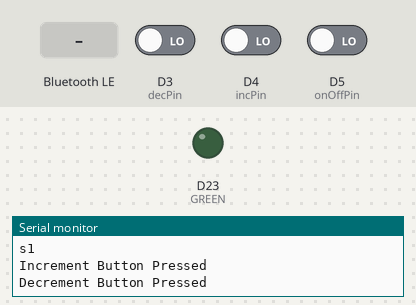
Bench run of a sketch on a simulated Arduino Nano 33 BLE. Shown: output pins drawn as LEDs (lit = HIGH), the last lines printed to the serial monitor. Inputs (shaded band) come from the test bench; at power-on: D3 (decPin) LOW, D4 (incPin) LOW, D5 (onOffPin) LOW. Nothing arrives over Bluetooth unless stated; a phone connects over Bluetooth LE 3 s after start.

Above: at 3.8 s.
3.9 s: Bluetooth LE write "s0" received
At 5.2 s:
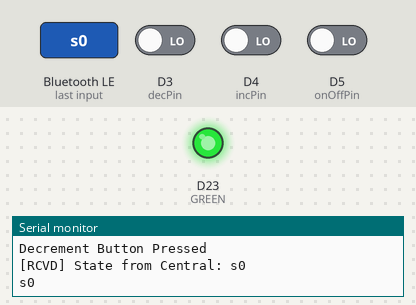
5.5 s: Bluetooth LE write "p" received
7.0 s: Bluetooth LE write "1" received
Timing chart, 0 to 10.0 s (numbered marks = the images above; inputs shaded):
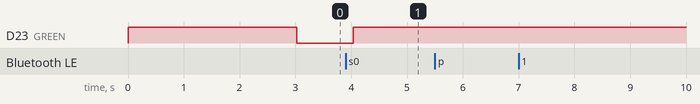

Measured:
- after the input at 3.9 s, D23 (GREEN): LOW → HIGH after 0.14 s

The sketch:

ArduinoFinal.ino
```cpp
#include <ArduinoBLE.h>
#include <Arduino_HTS221.h>
#include "TimeoutTimer.h"
#define BUFSIZE 20
#define GREEN 23

/*   We'll use the ArduinoBLE library to simulate a basic UART connection
 *   following this UART service specification by Nordic Semiconductors.
 *   More: https://learn.adafruit.com/introducing-adafruit-ble-bluetooth-low-energy-friend/uart-service
 */
BLEService uartService("6E400001-B5A3-F393-E0A9-E50E24DCCA9E");
BLEStringCharacteristic txChar("6E400002-B5A3-F393-E0A9-E50E24DCCA9E", BLEWrite, 20 );
BLEStringCharacteristic rxChar("6E400003-B5A3-F393-E0A9-E50E24DCCA9E", BLERead | BLENotify, 20 );

/*  Create a Environmental Sensing Service (ESS) and a
 *  characteristic for its temperature value.
 */
BLEService essService("181A");
BLEShortCharacteristic tempChar("2A6E", BLERead | BLENotify );
int onOffPin = 5;
int incPin = 4;
int decPin = 3;

void setup()
{
  Serial.begin(9600);
  while(!Serial);

  if (!HTS.begin()) {
    Serial.println("Failed to initialize humidity temperature sensor!");
    while (1);
  }
  if ( !BLE.begin() )
  {
    Serial.println("Starting BLE failed!");
    while(1);
  }

  // Get the Arduino's BT address
  String deviceAddress = BLE.address();

  // The device name we'll advertise with.
  BLE.setLocalName("ArduinoBLE Lab3");

  // Get UART service ready.
  BLE.setAdvertisedService( uartService );
  uartService.addCharacteristic( txChar );
  uartService.addCharacteristic( rxChar );
  BLE.addService( uartService );

  // Get ESS service ready.
  essService.addCharacteristic( tempChar );
  BLE.addService( essService );

  // Start advertising our new service.
  BLE.advertise();
  Serial.println("Bluetooth device (" + deviceAddress + ") active, waiting for connections...");
  pinMode(decPin, INPUT);    // declare pushbutton as input
  pinMode(incPin, INPUT);
  pinMode(onOffPin, INPUT);
  pinMode(GREEN, OUTPUT);
}

void loop()
{
  // Wait for a BLE central device.
  BLEDevice central = BLE.central();
  String newState = ""; //Initialize variable to hold the new state (on/off, increment or decrement)
  String currentState = "s0";//0 for off, 1 for on
  digitalWrite(GREEN, HIGH);
  bool toggleWasDown = false;
  bool incWasDown = false;
  bool decWasDown = false;
  int intensity = 5;//Intensity on a scale of 1-10 for dimness of the lights
  // If a central device is connected to the peripheral...
  if ( central )
  {
    // Print the central's BT address.
    Serial.print("Connected to central: ");
    Serial.println( central.address() );

    // While the central device is connected...
    while( central.connected() )
    {

      bool toggleDown = readButton(onOffPin);
      bool incDown = readButton(incPin);
      bool decDown = readButton(decPin);

      if(toggleDown && !toggleWasDown){
        Serial.println("ON/OFF Button Pressed");
        if(currentState == "s0"){
          currentState = "s1";
          intensity = 5;
          digitalWrite(GREEN, LOW);
        }
        else{
          currentState = "s0";
          digitalWrite(GREEN, HIGH);
          intensity = 0;
        }
        sendToggle(currentState);
      }
      if(incDown && !incWasDown){
        Serial.println("Increment Button Pressed");
        if(intensity<10){
          intensity++;
        }
      }
      if(decDown && !decWasDown){
        Serial.println("Decrement Button Pressed");
        if(intensity>0){
          intensity--;
          if(intensity == 0){
            currentState = "s0";
            digitalWrite(GREEN, HIGH);
            sendToggle(currentState);
          }
        }
      }

      toggleWasDown = toggleDown;
      incWasDown = incDown;
      decWasDown = decDown;

      // Receive data from central (if written is true)
      if ( txChar.written() )
      {
        newState = txChar.value();
        Serial.println("[RCVD] State from Central: "+newState);

        if(newState.equals("p")){
          sendIntensity(intensity);
        }
        else if(newState.equals("s0")){
          if(currentState == "s0"){//If the light was off
            currentState = "s1"; //Light is now on
            intensity = 5;
            digitalWrite(GREEN, LOW);
          }
          else if(currentState == "s1"){//if the light was on
            currentState = "s0"; //Light is now off
            digitalWrite(GREEN, HIGH);
            intensity = 0;
          }
          char sendArray[BUFSIZE];
          currentState.toCharArray(sendArray,BUFSIZE);
          rxChar.writeValue(sendArray);
          Serial.println(sendArray);
        }
        else if(newState.equals("s1")){
          //increment
          if(intensity < 10){
            intensity++;
          }
        }
        else if(newState.equals("s2")){
          //decrement
          if(intensity > 0){
            intensity--;
            if(intensity == 0){
              currentState = "s0";
              digitalWrite(GREEN, HIGH);
              sendToggle(currentState);
            }
          }
        }
      }
    }
    Serial.print("Disconnected from central: ");
    Serial.println( central.address() );
  }
}

bool readButton(int pin){
  int count = 0;
  int filterReadSize = 1000;
  for(int i=0; i<filterReadSize; i++){
    if(digitalRead(pin)==LOW){
      count++;
    }
    delayMicroseconds(1);
  }
  return count > filterReadSize-30;
}

void sendToggle(String value){
  char sendArray[BUFSIZE];
  value.toCharArray(sendArray,BUFSIZE);
  rxChar.writeValue(sendArray);
  Serial.println(sendArray);
}

void sendIntensity(int value){
  char sendArray[BUFSIZE];
  String s = String(value);
  String intensityAsString = "p" + s;
  intensityAsString.toCharArray(sendArray,BUFSIZE);
  Serial.println(sendArray);
  rxChar.writeValue(sendArray);
}

/**************************************************************************/
/*!
    @brief  Checks for user input (via the Serial Monitor)
            From: https://github.com/adafruit/Adafruit_BluefruitLE_nRF51
*/
/**************************************************************************/


//This could be used for button press info

bool getUserInput(char buffer[], uint8_t maxSize)
{
  // timeout in 100 milliseconds
  TimeoutTimer timeout(100);

  memset(buffer, 0, maxSize);
  while( (!Serial.available()) && !timeout.expired() ) { delay(1); }

  if ( timeout.expired() ) return false;

  delay(2);
  uint8_t count=0;
  do
  {
    count += Serial.readBytes(buffer+count, maxSize);
    delay(2);
  } while( (count < maxSize) && (Serial.available()) );

  return true;
}
```

TimeoutTimer.h
```cpp
/**************************************************************************/
/*!
    @file     TimeoutTimer.h
    @author   hathach

    @section LICENSE

    Software License Agreement (BSD License)

    Copyright (c) 2014, Adafruit Industries (adafruit.com)
    All rights reserved.

    Redistribution and use in source and binary forms, with or without
    modification, are permitted provided that the following conditions are met:
    1. Redistributions of source code must retain the above copyright
    notice, this list of conditions and the following disclaimer.
    2. Redistributions in binary form must reproduce the above copyright
    notice, this list of conditions and the following disclaimer in the
    documentation and/or other materials provided with the distribution.
    3. Neither the name of the copyright holders nor the
    names of its contributors may be used to endorse or promote products
    derived from this software without specific prior written permission.

    THIS SOFTWARE IS PROVIDED BY THE COPYRIGHT HOLDERS ''AS IS'' AND ANY
    EXPRESS OR IMPLIED WARRANTIES, INCLUDING, BUT NOT LIMITED TO, THE IMPLIED
    WARRANTIES OF MERCHANTABILITY AND FITNESS FOR A PARTICULAR PURPOSE ARE
    DISCLAIMED. IN NO EVENT SHALL THE COPYRIGHT HOLDER BE LIABLE FOR ANY
    DIRECT, INDIRECT, INCIDENTAL, SPECIAL, EXEMPLARY, OR CONSEQUENTIAL DAMAGES
    (INCLUDING, BUT NOT LIMITED TO, PROCUREMENT OF SUBSTITUTE GOODS OR SERVICES;
    LOSS OF USE, DATA, OR PROFITS; OR BUSINESS INTERRUPTION) HOWEVER CAUSED AND
    ON ANY THEORY OF LIABILITY, WHETHER IN CONTRACT, STRICT LIABILITY, OR TORT
    (INCLUDING NEGLIGENCE OR OTHERWISE) ARISING IN ANY WAY OUT OF THE USE OF THIS
    SOFTWARE, EVEN IF ADVISED OF THE POSSIBILITY OF SUCH DAMAGE.
*/
/**************************************************************************/

/**
 *  @{
 */

#ifndef _TIMEOUT_TIMER_H_
#define _TIMEOUT_TIMER_H_

class TimeoutTimer
{
  private:
    uint32_t start;
    uint32_t interval;

  public:
    TimeoutTimer()              { start = millis(); interval = 0; }
    TimeoutTimer(uint32_t msec) { set(msec); }

    void set(uint32_t msec)     { start = millis(); interval = msec; }
    bool expired(void)  const   { return (millis() - start) >= interval; }
    void restart(void)          { start = millis(); }
    void reset(void)            { start += interval; } // used for periodic invoke to prevent drift
};

#endif /* _TIMEOUT_TIMER_H_ */

/** @} */
```
